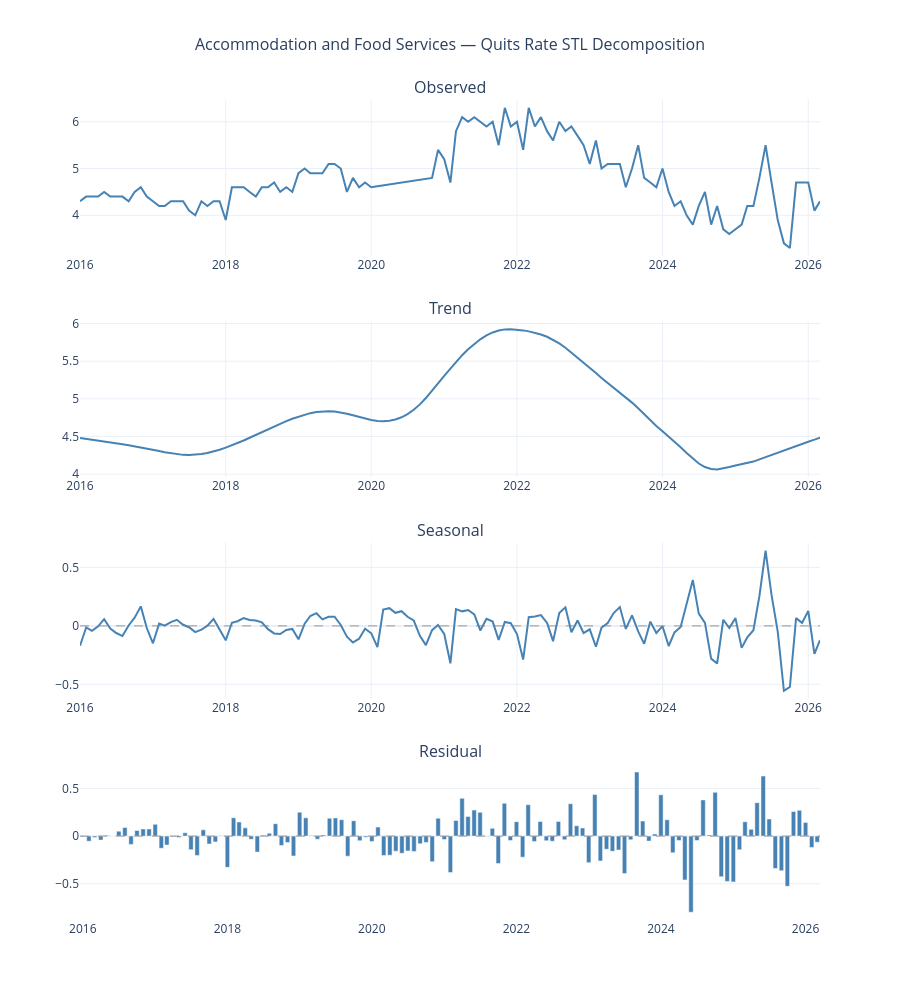

The notebook cell saved with this chart:
### Markdown cell above
## Autocorrelation

The autocorrelation function shows how similar the series is to itself at different time
lags, or how much current quit rates relate to past values.

The pattern here is a gradual, steady decline from lag 1 onward, with correlations
remaining positive for roughly the first 15 to 18 lags before crossing zero. That kind
of smooth decay is characteristic of an autoregressive process, where recent values
carry forward into the near future but the influence fades over time.

What is notably absent is the kind of discrete spike at lag 12 that would indicate
strong annual seasonality. In a series with clear seasonal structure, you would expect
to see a pronounced jump in correlation at the 12-month mark, reflecting the tendency
to repeat the same pattern year over year. The ACF here does not show that, which is
consistent with what the seasonality analysis found. The series has trend persistence
but not meaningful seasonality, and the model selection in the forecasting section
reflects that.

### Code cell
# =============================================================================
# Section 5: Full STL Decomposition
# =============================================================================
trend = stl_fit.trend
seasonal = stl_fit.seasonal
residual = stl_fit.resid

fig = make_subplots(
    rows=4, cols=1,
    subplot_titles=('Observed', 'Trend', 'Seasonal', 'Residual'),
    vertical_spacing=0.08
)

# --- Observed ---
fig.add_trace(go.Scatter(
    x=df_interp.index, y=df_interp['quit_rate'],
    mode='lines', name='Observed',
    line=dict(color='steelblue', width=2),
    showlegend=False,
    hovertemplate='%{x|%b %Y}: %{customdata}<extra></extra>',
    customdata=[f'{v:.2f}%' for v in df_interp['quit_rate']]
), row=1, col=1)

# --- Trend ---
fig.add_trace(go.Scatter(
    x=df_interp.index, y=trend,
    mode='lines', name='Trend',
    line=dict(color='steelblue', width=2),
    showlegend=False,
    hovertemplate='%{x|%b %Y}: %{customdata}<extra></extra>',
    customdata=[f'{v:.2f}%' for v in trend]
), row=2, col=1)

# --- Seasonal ---
fig.add_trace(go.Scatter(
    x=df_interp.index, y=seasonal,
    mode='lines', name='Seasonal',
    line=dict(color='steelblue', width=2),
    showlegend=False,
    hovertemplate='%{x|%b %Y}: %{customdata}<extra></extra>',
    customdata=[f'{v:.3f}%' for v in seasonal]
), row=3, col=1)

fig.add_hline(y=0, line_color='gray', line_width=0.8, line_dash='dash', row=3, col=1)

# --- Residual ---
fig.add_trace(go.Bar(
    x=df_interp.index, y=residual,
    name='Residual',
    marker_color='steelblue',
    showlegend=False,
    hovertemplate='%{x|%b %Y}: %{customdata}<extra></extra>',
    customdata=[f'{v:.3f}%' for v in residual]
), row=4, col=1)

fig.add_hline(y=0, line_color='gray', line_width=0.8, line_dash='dash', row=4, col=1)

fig.update_layout(
    title=dict(text='Accommodation and Food Services — Quits Rate STL Decomposition',
               x=0.5, font=dict(size=16)),
    height=1000,
    template='plotly_white',
    hovermode='x unified'
)

fig.show()
